Frame 1 (no input): blank canvas, image omitted
Frame 60 (no input): blank canvas, image omitted
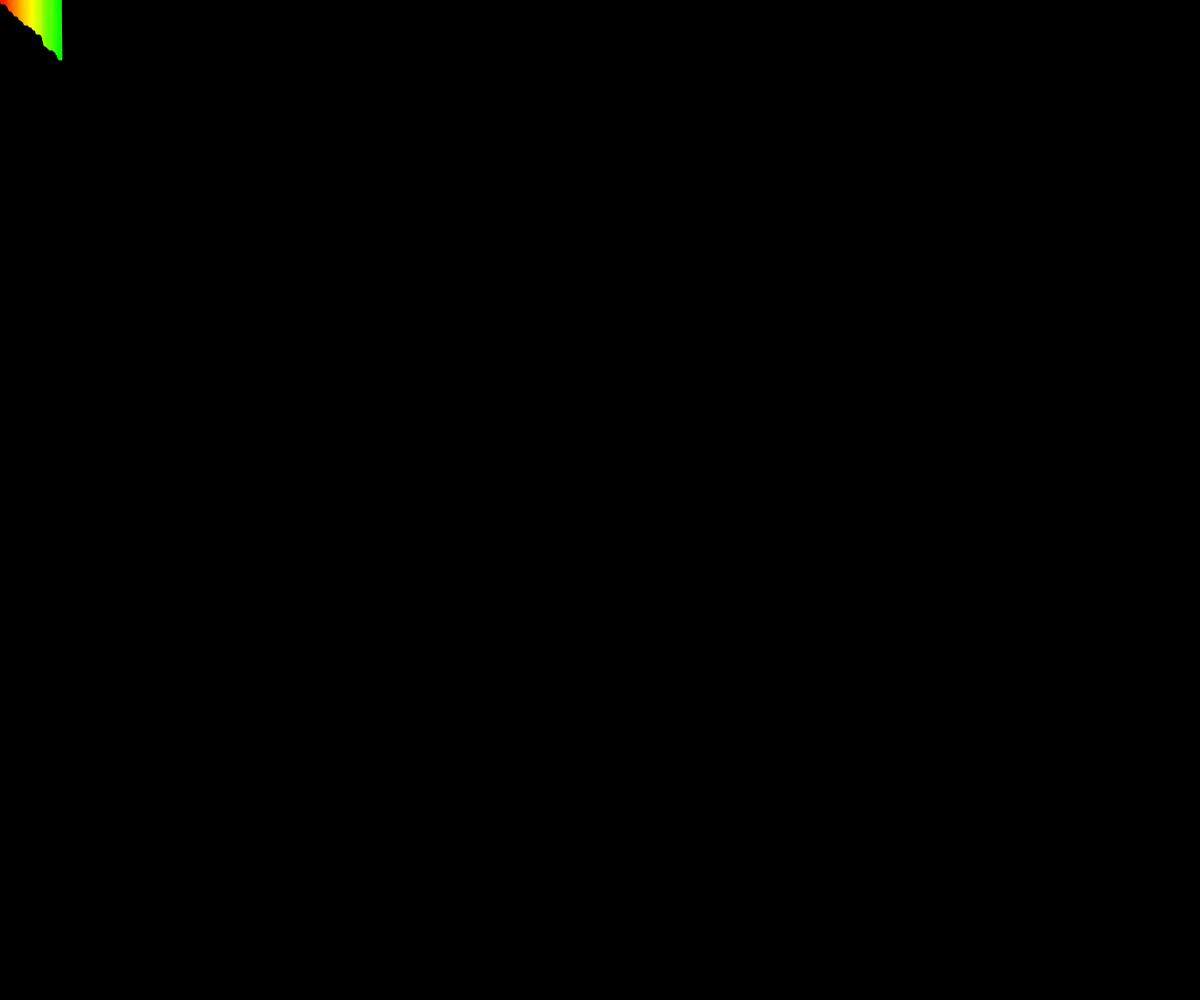
Frame 120 (the mouse pressed at the canvas centre since frame 60)

The p5.js sketch whose frames 1 and 60 were blank and that drew this single picture after the mouse press (run headless with seeded random() and noise() and a simulated clock; from frame 60 on, the mouse is pressed at the canvas centre):

// p5.js sketch
// ── sketch.js
let x = 0;
let y = 0;
let col = 0;
let inc = 1;
let prevX = -1;
let prevY = -1;

function setup() {
  createCanvas(windowWidth, windowHeight);
  background(0);
  colorMode(HSB);
}

function draw() {
    stroke(col, 255, 255);
    strokeWeight(3);    

    //choose a random number between 0 and 1. If it is less than 0.5, move the x-coordinate, otherwise move the y-coordinate
    if (random(1) < 0.5) {
        x++;        
    } else { 
        y++;
    }
    
    //draw the line using the new co-ordinates
    line(prevX, prevY, x, y); 
    
    //change the colour (hue) of the line
    col = col + inc;
    prevX = x;
    pevY = y;
    
    if (col > 255 || col < 0 ) {
       inc = inc*-1;
    }
    
    //if the line reaches the edge of the canvas, start from the top-left corner again.
    if (x > width) { 
        col = 0;
        x = 0;
        y = 0;
        prevX = 0;
        prevY = 0;
    }
}
